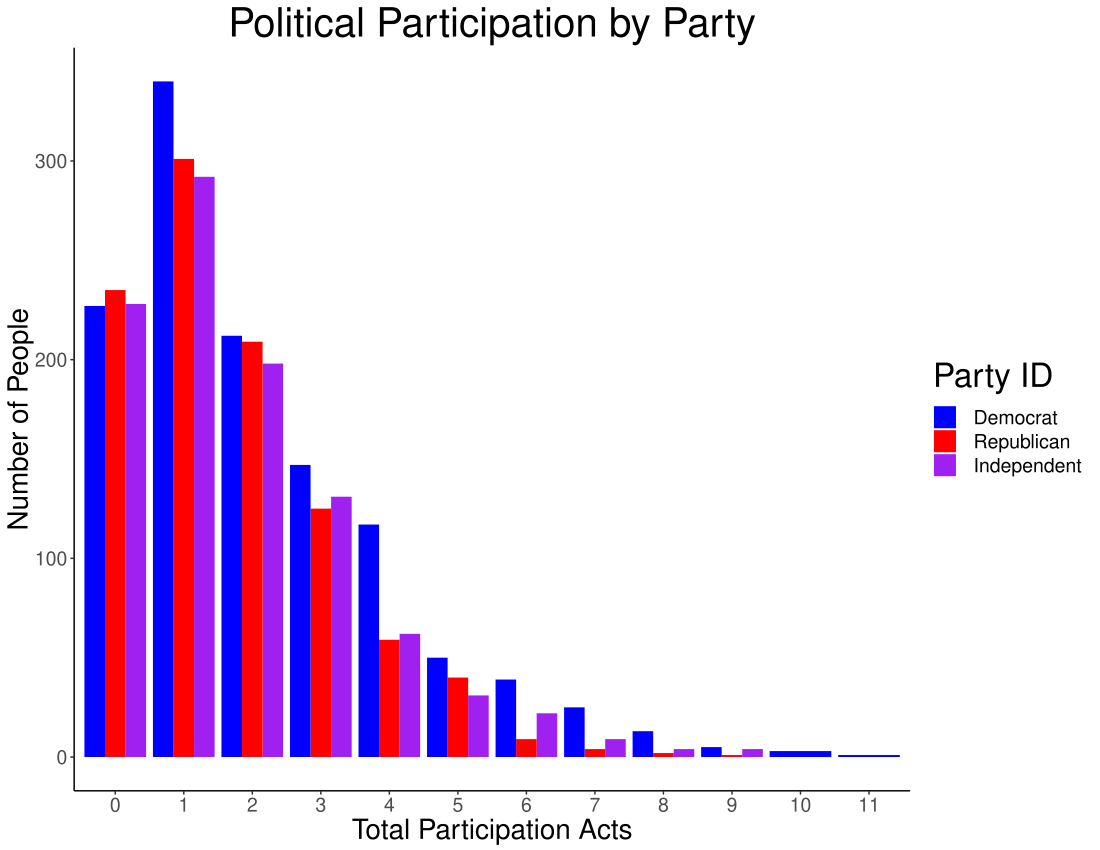

Recreate this plot in R.
#Political Participation
#Jennifer Lin
#ANES 2016 Time Series 

#Load in data and change the name
load("/Users/JenniferLin/Desktop/Data/ANES/DS0001/anes2016.rda")
anes2016 = da36824.0001

#Set the Working Directory
getwd()
setwd("~/Desktop/Working/Political-Prejudice/Knowledge")

#Load Libraries
library(car)

#Clean Political Participation Variables
#Talk to others about voting - V162010
str(anes2016$V162010)
table(anes2016$V162010)
anes2016$talk = car::recode(anes2016$V162010, "-6:-9 = 'NA'")
anes2016$talk <- as.numeric(as.factor(anes2016$talk), na.rm = TRUE)
str(anes2016$talk)
anes2016$talk = car::recode(anes2016$talk, "2 = 0")
table(anes2016$talk)

#Go to political meeting - V162011
str(anes2016$V162011)
table(anes2016$V162011)
anes2016$meeting = car::recode(anes2016$V162011, "-6:-9 = 'NA'" )
anes2016$meeting = as.numeric(as.factor(anes2016$meeting), na.rm = TRUE)
str(anes2016$meeting)
anes2016$meeting = car::recode(anes2016$meeting, "2 = 0")
table(anes2016$meeting)

#Wear Campaign Button - V162012
str(anes2016$V162012)
table(anes2016$V162012)
anes2016$wear = car::recode(anes2016$V162012, "-6:-9 = 'NA'")
anes2016$wear = as.numeric(as.factor(anes2016$wear), na.rm = TRUE)
str(anes2016$wear)
anes2016$wear = car::recode(anes2016$wear, "2 = 0")
table(anes2016$wear)

#Do any other work for party - V162013
str(anes2016$V162013)
table(anes2016$V162013)
anes2016$work = car::recode(anes2016$V162013, "-6:-9 = 'NA'")
anes2016$work = as.numeric(as.factor(anes2016$work), na.rm = TRUE)
str(anes2016$work)
anes2016$work = car::recode(anes2016$work, "2 = 0")
table(anes2016$work)

#Donate to campaign - V162014
str(anes2016$V162014)
table(anes2016$V162014)
anes2016$campaigndon = car::recode(anes2016$V162014, "-6:-9 = 'NA'")
anes2016$campaigndon = as.numeric(as.factor(anes2016$campaigndon), na.rm = TRUE)
str(anes2016$campaigndon)
anes2016$campaigndon = car::recode(anes2016$campaigndon, "2 = 0")
table(anes2016$campaigndon)

#Donate to Party - V162016
str(anes2016$V162016)
table(anes2016$V162016)
anes2016$partydon = car::recode(anes2016$V162016, "-6:-9 = 'NA'")
anes2016$partydon = as.numeric(as.factor(anes2016$partydon), na.rm = TRUE)
str(anes2016$partydon)
anes2016$partydon = car::recode(anes2016$partydon, "2 = 0")
table(anes2016$partydon)

#Attend Rally/Protest - V162018A
str(anes2016$V162018A)
table(anes2016$V162018A)
anes2016$attend = car::recode(anes2016$V162018A, "-6:-9 = 'NA'")
anes2016$attend = as.numeric(as.factor(anes2016$attend), na.rm = TRUE)
str(anes2016$attend)
anes2016$attend = car::recode(anes2016$attend, "2 = 0")
table(anes2016$attend)

#Signed Petition - V162018B
str(anes2016$V162018B)
table(anes2016$V162018B)
anes2016$petition = car::recode(anes2016$V162018B, "-6:-9 = 'NA'")
anes2016$petition = as.numeric(as.factor(anes2016$petition), na.rm = TRUE)
str(anes2016$petition)
anes2016$petition = car::recode(anes2016$petition, "2 = 0")
table(anes2016$petition)

#Posted on Social Media about politics - V162018E
str(anes2016$V162018E)
table(anes2016$V162018E)
anes2016$post = car::recode(anes2016$V162018E, "-6:-9 = 'NA'")
anes2016$post = as.numeric(as.factor(anes2016$post), na.rm = TRUE)
str(anes2016$post)
anes2016$post = car::recode(anes2016$post, "2 = 0")
table(anes2016$post)

#Contact US Representative or Senator - V162019
str(anes2016$V162019)
table(anes2016$V162019)
anes2016$contact = car::recode(anes2016$V162019, "-6:-9 = 'NA'")
anes2016$contact = as.numeric(as.factor(anes2016$contact), na.rm = TRUE)
str(anes2016$contact)
anes2016$contact = car::recode(anes2016$contact, "2 = 0")
table(anes2016$contact)

#Voted in 2016 - V162031X
str(anes2016$V162031X)
table(anes2016$V162031X)
anes2016$vote16 = car::recode(anes2016$V162031X, "-1:-9 = 'NA'")
anes2016$vote16 = as.numeric(as.factor(anes2016$vote16), na.rm = TRUE)
str(anes2016$vote16)
anes2016$vote16 = car::recode(anes2016$vote16, "2 = 0")
table(anes2016$vote16)

#V161155 - Party ID 3-point
str(anes2016$V161155)
table(anes2016$V161155)
anes2016$pid3 = car::recode(anes2016$V161155, "-8:-9 = 'NA'")
table(anes2016$pid3)

#Rid implicit NAs for the party id variable
library(forcats)
anes2016$pid3<- fct_explicit_na(anes2016$pid3, na_level = "(Missing)")

#Recode PID3
anes2016$party = recode(anes2016$pid3, "(0) 0. No preference (FTF ONLY)" = "No Party", "(1) 1. Democrat" = "Democrat", "(2) 2. Republican" = "Republican", "(3) 3. Independent" = "Independent", "(5) 5. Other party SPECIFY" = "Other", "(Missing)" = "NA" )
table(anes2016$party)

#Generate Political Behavior Variable - out of 11 possible activities
which( colnames(anes2016)=="talk" ) #1197
anes2016$participation = anes2016[,1197]+anes2016[,1198]+anes2016[,1199]+anes2016[,1200]+anes2016[,1201]+anes2016[,1202]+anes2016[,1203]+anes2016[,1204]+anes2016[,1205]+anes2016[,1206]+anes2016[,1207]
anes2016$participation
summary(anes2016$participation)
hist(anes2016$participation)

anes2016$participationcat = as.factor(as.numeric(anes2016$participation))
str(anes2016$participationcat)
table(anes2016$participationcat)
anes2016$participationcat = recode(anes2016$participationcat, "(Missing)" = "NA")

library(forcats)
anes2016$participationcat<- fct_explicit_na(anes2016$participationcat, na_level = "(Missing)")


#Descriptive Statistics for participation by party
library(dplyr)
groups <- group_by(anes2016, party, participationcat)
participation <- summarise(groups,
                       mean = mean(participation, na.rm=TRUE),
                       sd = sd(participation, na.rm=TRUE),
                       n = n(),
                       se=sd/sqrt(n),
                       ci = qt(0.975,df=n-1)*se)

participation

#Remove the No Parties and Third Parties from chart 
participation<-participation[!(participation$party=="NA"),]
participation<-participation[!(participation$party=="No Party"),]
participation<-participation[!(participation$party=="Other"),]

#Remove NAs from Total Participation acts
participation<-participation[!(participation$participationcat=="NA"),]

#Make the Graph
library(ggplot2)
library(ggpubr)
ggplot(participation, aes(x=participationcat, y=n, fill = party)) +
  geom_bar(stat="identity", position=position_dodge()) + theme_classic()+
  scale_fill_manual("Party ID", values = c("Democrat" = "blue", "Independent" = "purple", "Republican" = "red"))+
  ggtitle("Political Participation by Party")+xlab("Total Participation Acts")+ylab("Number of People")+
  theme(text = element_text(size = 18, colour="black"),
        axis.title = element_text(size = 20, colour="black"),
        title = element_text(size = 24, colour="black"),
        plot.title = element_text(hjust = 0.5))
